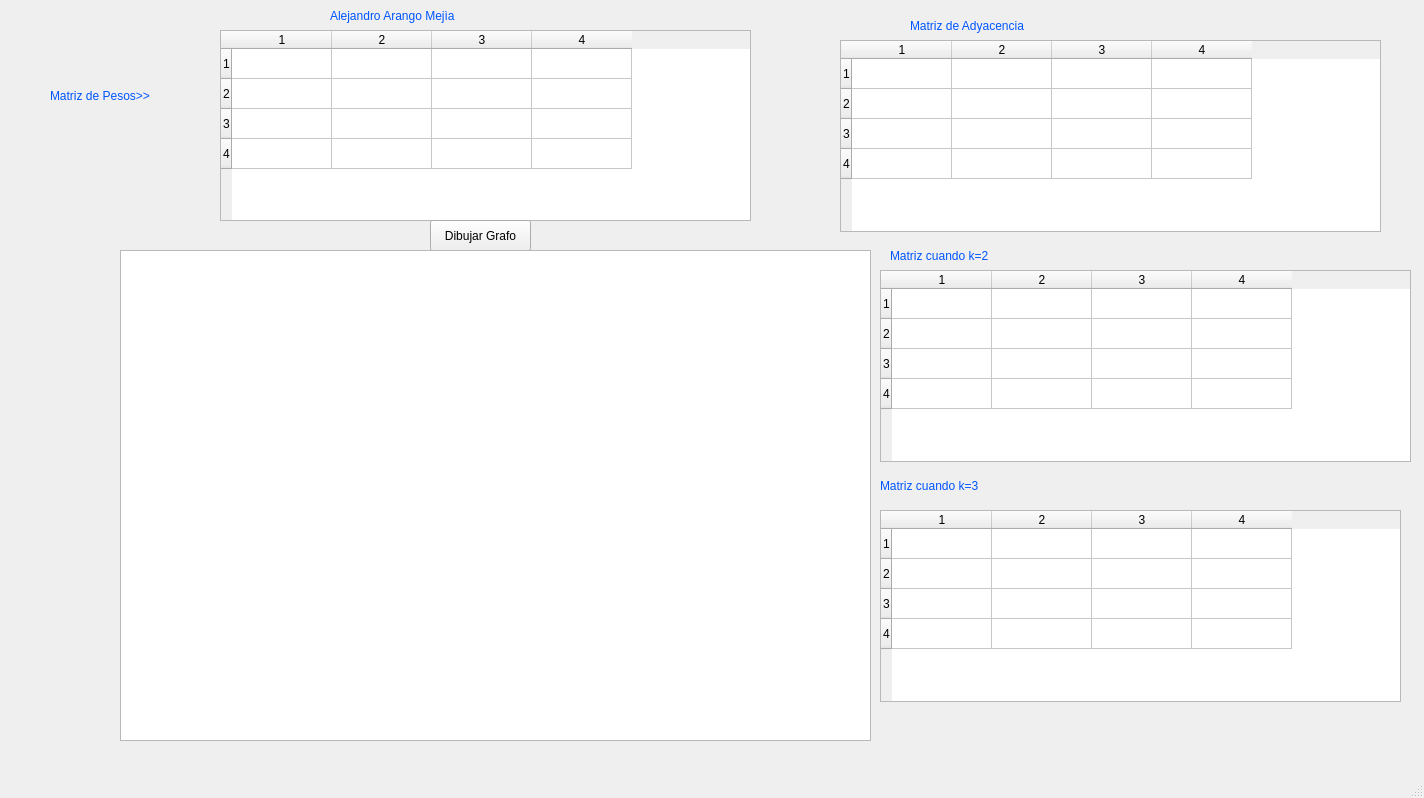
<?xml version="1.0" encoding="UTF-8"?>
<ui version="4.0">
 <class>MainWindow</class>
 <widget class="QMainWindow" name="MainWindow">
  <property name="geometry">
   <rect>
    <x>0</x>
    <y>0</y>
    <width>1424</width>
    <height>798</height>
   </rect>
  </property>
  <property name="windowTitle">
   <string>MainWindow</string>
  </property>
  <widget class="QWidget" name="centralwidget">
   <widget class="QTableWidget" name="tableWidget">
    <property name="geometry">
     <rect>
      <x>220</x>
      <y>30</y>
      <width>531</width>
      <height>191</height>
     </rect>
    </property>
    <property name="toolTip">
     <string>Haga doble clic en el cabaezado de un vértice para generar una matriz de pesos</string>
    </property>
    <property name="rowCount">
     <number>4</number>
    </property>
    <property name="columnCount">
     <number>4</number>
    </property>
    <row/>
    <row/>
    <row/>
    <row/>
    <column/>
    <column/>
    <column/>
    <column/>
   </widget>
   <widget class="QPushButton" name="btnPintarGrafo">
    <property name="geometry">
     <rect>
      <x>430</x>
      <y>220</y>
      <width>101</width>
      <height>31</height>
     </rect>
    </property>
    <property name="text">
     <string>Dibujar Grafo</string>
    </property>
   </widget>
   <widget class="QGraphicsView" name="graphicsView">
    <property name="geometry">
     <rect>
      <x>120</x>
      <y>250</y>
      <width>751</width>
      <height>491</height>
     </rect>
    </property>
   </widget>
   <widget class="QLabel" name="lblTtitulo">
    <property name="geometry">
     <rect>
      <x>330</x>
      <y>0</y>
      <width>301</width>
      <height>31</height>
     </rect>
    </property>
    <property name="styleSheet">
     <string notr="true">font: 75 14pt &quot;MS Shell Dlg 2&quot;;
color:rgb(0, 85, 255);</string>
    </property>
    <property name="text">
     <string>Alejandro Arango Mejìa</string>
    </property>
   </widget>
   <widget class="QLabel" name="lblTtitulo_3">
    <property name="geometry">
     <rect>
      <x>50</x>
      <y>80</y>
      <width>161</width>
      <height>31</height>
     </rect>
    </property>
    <property name="styleSheet">
     <string notr="true">font: 75 14pt &quot;MS Shell Dlg 2&quot;;
color:rgb(0, 85, 255);</string>
    </property>
    <property name="text">
     <string>Matriz de Pesos&gt;&gt;</string>
    </property>
   </widget>
   <widget class="QLabel" name="lblTtitulo2">
    <property name="geometry">
     <rect>
      <x>100</x>
      <y>250</y>
      <width>181</width>
      <height>71</height>
     </rect>
    </property>
    <property name="styleSheet">
     <string notr="true">font: 75 14pt &quot;MS Shell Dlg 2&quot;;
color:rgb(0, 85, 255);</string>
    </property>
    <property name="text">
     <string/>
    </property>
    <property name="pixmap">
     <pixmap>logo_eafit_blanco.png</pixmap>
    </property>
   </widget>
   <widget class="QLabel" name="lblTtitulo_2">
    <property name="geometry">
     <rect>
      <x>910</x>
      <y>10</y>
      <width>301</width>
      <height>31</height>
     </rect>
    </property>
    <property name="styleSheet">
     <string notr="true">font: 75 14pt &quot;MS Shell Dlg 2&quot;;
color:rgb(0, 85, 255);</string>
    </property>
    <property name="text">
     <string>Matriz de Adyacencia</string>
    </property>
   </widget>
   <widget class="QLabel" name="lblTtitulo_4">
    <property name="geometry">
     <rect>
      <x>890</x>
      <y>240</y>
      <width>301</width>
      <height>31</height>
     </rect>
    </property>
    <property name="styleSheet">
     <string notr="true">font: 75 14pt &quot;MS Shell Dlg 2&quot;;
color:rgb(0, 85, 255);</string>
    </property>
    <property name="text">
     <string>Matriz cuando k=2</string>
    </property>
   </widget>
   <widget class="QLabel" name="lblTtitulo_5">
    <property name="geometry">
     <rect>
      <x>880</x>
      <y>470</y>
      <width>301</width>
      <height>31</height>
     </rect>
    </property>
    <property name="styleSheet">
     <string notr="true">font: 75 14pt &quot;MS Shell Dlg 2&quot;;
color:rgb(0, 85, 255);</string>
    </property>
    <property name="text">
     <string>Matriz cuando k=3</string>
    </property>
   </widget>
   <widget class="QTableWidget" name="tableWidget_2">
    <property name="geometry">
     <rect>
      <x>840</x>
      <y>40</y>
      <width>541</width>
      <height>192</height>
     </rect>
    </property>
    <row/>
    <row/>
    <row/>
    <row/>
    <column/>
    <column/>
    <column/>
    <column/>
   </widget>
   <widget class="QTableWidget" name="tableWidget_3">
    <property name="geometry">
     <rect>
      <x>880</x>
      <y>270</y>
      <width>531</width>
      <height>192</height>
     </rect>
    </property>
    <row/>
    <row/>
    <row/>
    <row/>
    <column/>
    <column/>
    <column/>
    <column/>
   </widget>
   <widget class="QTableWidget" name="tableWidget_4">
    <property name="geometry">
     <rect>
      <x>880</x>
      <y>510</y>
      <width>521</width>
      <height>192</height>
     </rect>
    </property>
    <row/>
    <row/>
    <row/>
    <row/>
    <column/>
    <column/>
    <column/>
    <column/>
   </widget>
  </widget>
  <widget class="QMenuBar" name="menubar">
   <property name="geometry">
    <rect>
     <x>0</x>
     <y>0</y>
     <width>1424</width>
     <height>25</height>
    </rect>
   </property>
  </widget>
  <widget class="QStatusBar" name="statusbar"/>
 </widget>
 <resources/>
 <connections/>
</ui>
